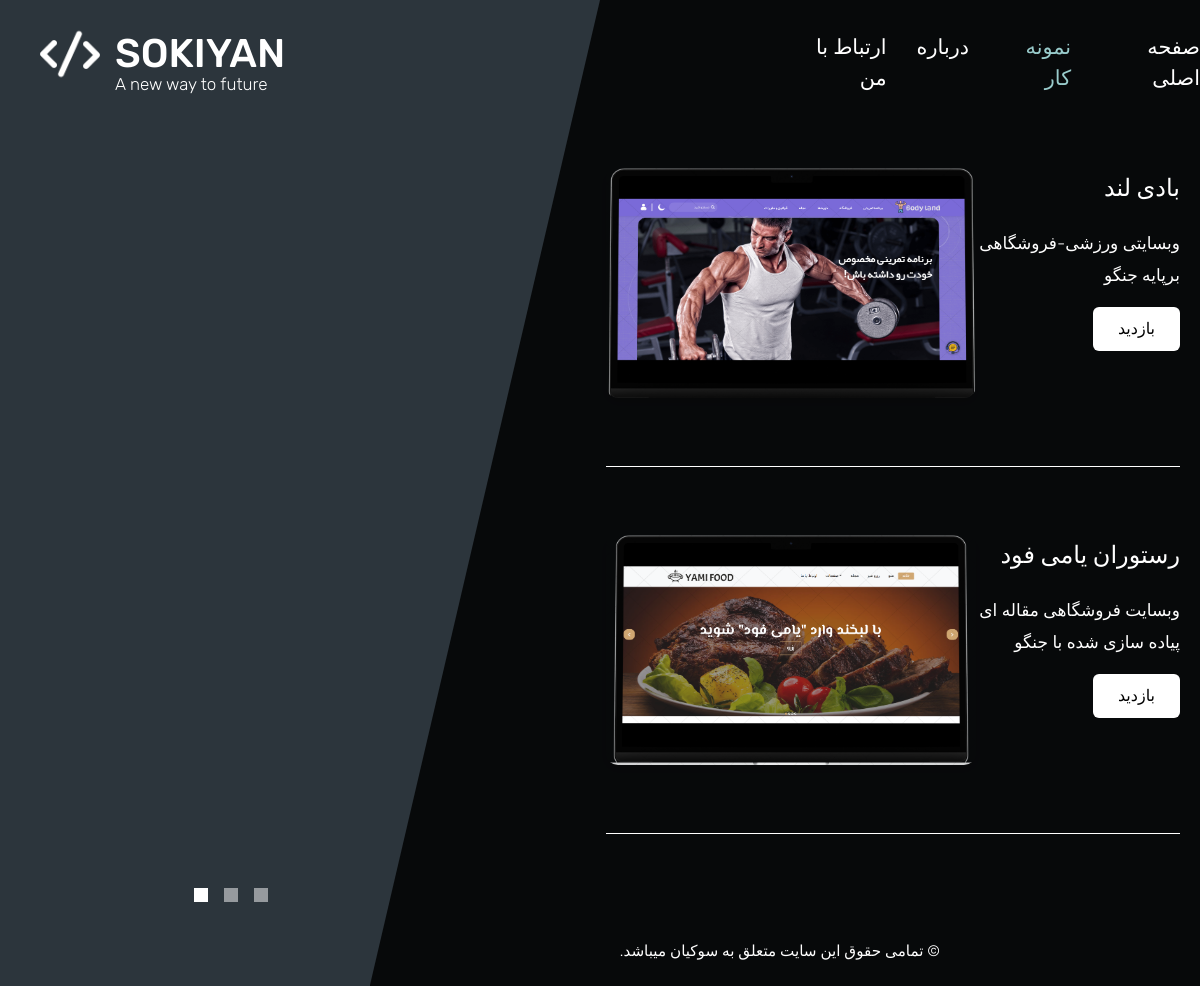
The app's page /service/ with its own data.
### service/models.py (models this page shows)
class Service(models.Model):
    name = models.CharField(("نام وبسایت"), max_length=20)
    short_discription = models.TextField((" توضیحات کوتاه "), max_length=100, null=True, blank=True)
    long_discription = models.TextField((" توضیحات بلند "), null=True, blank=True)
    category = models.CharField(("دسته بندی"), max_length=20)
    lable = models.ImageField(("پوستر"),upload_to='image/', null=True, blank=True)
    link = models.CharField(("لینک"),max_length=50)
    frontend = models.CharField(max_length=100, null=True, blank=True)
    backend = models.CharField(max_length=100, null=True, blank=True)
    hosting = models.CharField(max_length=100, null=True, blank=True)
    authentication = models.CharField(max_length=100, null=True, blank=True)
    delivery_time = models.CharField(max_length=100, null=True, blank=True)
    pagespeed = models.DecimalField(max_digits=5,decimal_places=3,  null=True, blank=True)
    status = models.CharField(max_length=100, null=True, blank=True)
    pages = models.IntegerField(("تعداد صفحات"), max_length=3, default='1')
    media_management_system = models.CharField(("سیستم مدیریت محتوا"), null=True, blank=True)
    database = models.CharField(("پایگاه داده"), default='SQLite')
    language = models.CharField(('زبان'), null=True, blank=True )
    target_devices = models.CharField(("دستگاه های هدف"),  null=True, blank=True )
    image_1 = models.ImageField(('تصویر'), upload_to='image/', null=True, blank=True)
    image_2 = models.ImageField(('تصویر'), upload_to='image/', null=True, blank=True)
    image_3 = models.ImageField(('تصویر'), upload_to='image/', null=True, blank=True)
    image_4 = models.ImageField(('تصویر'), upload_to='image/', null=True, blank=True)
    image_5 = models.ImageField(('تصویر'), upload_to='image/', null=True, blank=True)
    image_6 = models.ImageField(('تصویر'), upload_to='image/', null=True, blank=True)
    image_7 = models.ImageField(('تصویر'), upload_to='image/', null=True, blank=True)
    image_8 = models.ImageField(('تصویر'), upload_to='image/', null=True, blank=True)

### service/views.py (the view)
# urls.py: path('', views.service_list, name='list'),
def service_list(request):
    services = Service.objects.all()
    return render(request, "service/service.html", {"services": services})

### service/templates/service/service.html (shortened to what this page needs)
{% extends 'base.html' %}
{% load static %}
{% block content %}
  <div class="tm-row">
    <main class="tm-col-right">
      <section class="tm-content" style="text-align: left;" dir="ltr">
          {% for service in services %}
            <div class="media my-3 mb-5 tm-service-media tm-service-media-img-l">
              <div class="media-body tm-service-text" style="direction: rtl; text-align: right;" >
                <br>
                <h2 class="mb-4 tm-content-title" >{{ service.name }}</h2>
                <p>{{ service.short_discription }}</p>
                <a href="{% url 'service:detail' service.pk %}" class="btn btn-primary">بازدید</a>
              </div>
            <img src="{{ service.lable.url }}" alt="Image" class="tm-service-img"
                  style="width: 370px; height: 230px; overflow: hidden; border-radius: 12px;
                          box-shadow: 0 4px 12px rgba(0, 0, 0, 0.1); margin: 20px auto;" />
            </div>
            <hr class="tm-full-hr mb-5" />
          {% endfor %}
      </section>
    </main>
  </div>
  <div class="tm-row">
    <div class="tm-col-left text-center">
      <ul class="tm-bg-controls-wrapper">
        <li class="tm-bg-control active" data-id="0"></li>
        <li class="tm-bg-control" data-id="1"></li>
        <li class="tm-bg-control" data-id="2"></li>
      </ul>
    </div>
  </div>
{% endblock %}

### static/css/style.css (style rules this page uses)
body { font-family: 'Open Sans', Arial, sans-serif; font-family: "Rubik", sans-serif; font-size: 17px; font-weight: 300; overflow-x: hidden; color: white; background-color: #2C353C; }
a { transition: all 0.3s ease; text-decoration: none; }
ul { padding: 0; }
p { line-height: 1.9; }
.tm-bg-controls-wrapper { display: inline-block; margin-left: -150px; }
.tm-bg-control { display: inline-block; width: 14px; height: 14px; background-color: rgba(255,255,255,0.5); margin: 6px; cursor: pointer; }
.tm-bg-control.active, .tm-bg-control:hover { background-color: white; }
.tm-row { display: flex; }
.tm-col-left { width: 51%; height: 100%; padding-left: 40px; padding-right: 40px; }
.tm-col-right { text-align: right; width: 50%; height: 100%; padding-left: 0px; padding-right: 0px; }
.tm-content { direction: rtl !important; text-align: right; max-width: 660px; margin-top: 10px; padding-right: 20px; }
.tm-content-title { font-size: 1.5rem; }
hr { border-top: 1px solid white; }
.btn { padding: 10px 25px; border-radius: 6px; }
.btn-primary { background-color: white; color: black; border: 0; }
.tm-service-text { max-width: 365px; }
.tm-service-img { margin-right: 25px; }

### records on screen
Service: name "بادی لند", short_discription "وبسایتی ورزشی-فروشگاهی برپایه جنگو", lable (picture)
Service: name "رستوران یامی فود", short_discription "وبسایت فروشگاهی مقاله ای پیاده سازی شده با جنگو", lable (picture)
